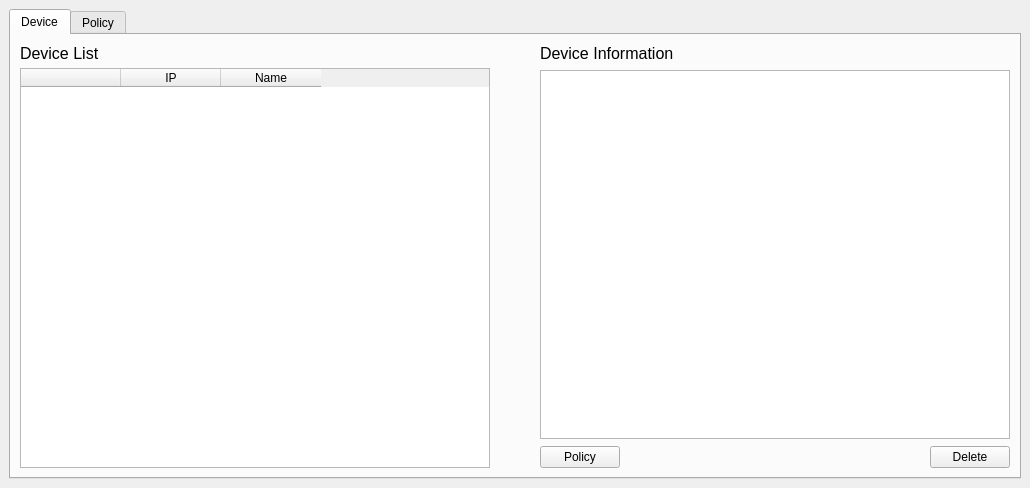
<?xml version="1.0" encoding="UTF-8"?>
<ui version="4.0">
 <class>MainWindow</class>
 <widget class="QMainWindow" name="MainWindow">
  <property name="geometry">
   <rect>
    <x>0</x>
    <y>0</y>
    <width>1030</width>
    <height>488</height>
   </rect>
  </property>
  <property name="windowTitle">
   <string>NetBlock</string>
  </property>
  <property name="windowIcon">
   <iconset resource="image.qrc">
    <normaloff>:/logo/logo.ico</normaloff>:/logo/logo.ico</iconset>
  </property>
  <widget class="QWidget" name="centralwidget">
   <property name="sizePolicy">
    <sizepolicy hsizetype="Expanding" vsizetype="Expanding">
     <horstretch>0</horstretch>
     <verstretch>0</verstretch>
    </sizepolicy>
   </property>
   <layout class="QHBoxLayout" name="horizontalLayout_2">
    <item>
     <widget class="QTabWidget" name="tabWidget">
      <property name="currentIndex">
       <number>0</number>
      </property>
      <widget class="QWidget" name="device">
       <attribute name="title">
        <string>Device</string>
       </attribute>
       <layout class="QGridLayout" name="gridLayout">
        <item row="0" column="0">
         <layout class="QVBoxLayout" name="fullLayout">
          <item>
           <layout class="QHBoxLayout" name="DeviceInfoLayout">
            <property name="spacing">
             <number>50</number>
            </property>
            <item>
             <layout class="QVBoxLayout" name="devListLayout">
              <property name="spacing">
               <number>5</number>
              </property>
              <item>
               <widget class="QLabel" name="devListLabel">
                <property name="font">
                 <font>
                  <family>Arial</family>
                  <pointsize>12</pointsize>
                 </font>
                </property>
                <property name="text">
                 <string>Device List</string>
                </property>
               </widget>
              </item>
              <item>
               <widget class="QTableWidget" name="devTable">
                <property name="baseSize">
                 <size>
                  <width>0</width>
                  <height>4</height>
                 </size>
                </property>
                <property name="lineWidth">
                 <number>1</number>
                </property>
                <property name="columnCount">
                 <number>3</number>
                </property>
                <column>
                 <property name="text">
                  <string/>
                 </property>
                </column>
                <column>
                 <property name="text">
                  <string>IP</string>
                 </property>
                </column>
                <column>
                 <property name="text">
                  <string>Name</string>
                 </property>
                </column>
               </widget>
              </item>
              <item>
               <layout class="QHBoxLayout" name="reSearchLayout"/>
              </item>
             </layout>
            </item>
            <item>
             <layout class="QVBoxLayout" name="devInfoLayout">
              <property name="spacing">
               <number>7</number>
              </property>
              <item>
               <widget class="QLabel" name="devInfoLabel">
                <property name="font">
                 <font>
                  <family>Arial</family>
                  <pointsize>12</pointsize>
                 </font>
                </property>
                <property name="text">
                 <string>Device Information</string>
                </property>
               </widget>
              </item>
              <item>
               <widget class="QListWidget" name="devInfo"/>
              </item>
              <item>
               <layout class="QHBoxLayout" name="btnLayout">
                <property name="spacing">
                 <number>7</number>
                </property>
                <item>
                 <widget class="QPushButton" name="devPolicyBtn">
                  <property name="text">
                   <string>Policy</string>
                  </property>
                 </widget>
                </item>
                <item>
                 <spacer name="horizontalSpacer_2">
                  <property name="orientation">
                   <enum>Qt::Horizontal</enum>
                  </property>
                  <property name="sizeHint" stdset="0">
                   <size>
                    <width>40</width>
                    <height>20</height>
                   </size>
                  </property>
                 </spacer>
                </item>
                <item>
                 <widget class="QPushButton" name="devDeleteBtn">
                  <property name="text">
                   <string>Delete</string>
                  </property>
                 </widget>
                </item>
               </layout>
              </item>
             </layout>
            </item>
           </layout>
          </item>
         </layout>
        </item>
       </layout>
      </widget>
      <widget class="QWidget" name="policy">
       <attribute name="title">
        <string>Policy</string>
       </attribute>
       <layout class="QVBoxLayout" name="verticalLayout">
        <item>
         <widget class="QTableWidget" name="tableWidget">
          <property name="sizePolicy">
           <sizepolicy hsizetype="Expanding" vsizetype="Expanding">
            <horstretch>0</horstretch>
            <verstretch>0</verstretch>
           </sizepolicy>
          </property>
          <property name="minimumSize">
           <size>
            <width>0</width>
            <height>0</height>
           </size>
          </property>
          <property name="baseSize">
           <size>
            <width>0</width>
            <height>0</height>
           </size>
          </property>
          <property name="editTriggers">
           <set>QAbstractItemView::NoEditTriggers</set>
          </property>
          <property name="rowCount">
           <number>24</number>
          </property>
          <property name="columnCount">
           <number>7</number>
          </property>
          <attribute name="horizontalHeaderMinimumSectionSize">
           <number>0</number>
          </attribute>
          <attribute name="verticalHeaderMinimumSectionSize">
           <number>0</number>
          </attribute>
          <row>
           <property name="text">
            <string>0</string>
           </property>
          </row>
          <row>
           <property name="text">
            <string>1</string>
           </property>
          </row>
          <row>
           <property name="text">
            <string>2</string>
           </property>
          </row>
          <row>
           <property name="text">
            <string>3</string>
           </property>
          </row>
          <row>
           <property name="text">
            <string>4</string>
           </property>
          </row>
          <row>
           <property name="text">
            <string>5</string>
           </property>
          </row>
          <row>
           <property name="text">
            <string>6</string>
           </property>
          </row>
          <row>
           <property name="text">
            <string>7</string>
           </property>
          </row>
          <row>
           <property name="text">
            <string>8</string>
           </property>
          </row>
          <row>
           <property name="text">
            <string>9</string>
           </property>
          </row>
          <row>
           <property name="text">
            <string>10</string>
           </property>
          </row>
          <row>
           <property name="text">
            <string>11</string>
           </property>
          </row>
          <row>
           <property name="text">
            <string>12</string>
           </property>
          </row>
          <row>
           <property name="text">
            <string>13</string>
           </property>
          </row>
          <row>
           <property name="text">
            <string>14</string>
           </property>
          </row>
          <row>
           <property name="text">
            <string>15</string>
           </property>
          </row>
          <row>
           <property name="text">
            <string>16</string>
           </property>
          </row>
          <row>
           <property name="text">
            <string>17</string>
           </property>
          </row>
          <row>
           <property name="text">
            <string>18</string>
           </property>
          </row>
          <row>
           <property name="text">
            <string>19</string>
           </property>
          </row>
          <row>
           <property name="text">
            <string>20</string>
           </property>
          </row>
          <row>
           <property name="text">
            <string>21</string>
           </property>
          </row>
          <row>
           <property name="text">
            <string>22</string>
           </property>
          </row>
          <row>
           <property name="text">
            <string>23</string>
           </property>
          </row>
          <column>
           <property name="text">
            <string>Sun</string>
           </property>
          </column>
          <column>
           <property name="text">
            <string>Mon</string>
           </property>
          </column>
          <column>
           <property name="text">
            <string>Tue</string>
           </property>
          </column>
          <column>
           <property name="text">
            <string>Wed</string>
           </property>
          </column>
          <column>
           <property name="text">
            <string>Thu</string>
           </property>
          </column>
          <column>
           <property name="text">
            <string>Fri</string>
           </property>
          </column>
          <column>
           <property name="text">
            <string>Sat</string>
           </property>
          </column>
         </widget>
        </item>
        <item>
         <layout class="QHBoxLayout" name="horizontalLayout">
          <item>
           <widget class="QLabel" name="hostFilterLabel">
            <property name="sizePolicy">
             <sizepolicy hsizetype="Fixed" vsizetype="Preferred">
              <horstretch>0</horstretch>
              <verstretch>0</verstretch>
             </sizepolicy>
            </property>
            <property name="text">
             <string>Device Filter</string>
            </property>
           </widget>
          </item>
          <item>
           <widget class="QComboBox" name="hostFilter">
            <property name="sizePolicy">
             <sizepolicy hsizetype="Preferred" vsizetype="Fixed">
              <horstretch>0</horstretch>
              <verstretch>0</verstretch>
             </sizepolicy>
            </property>
           </widget>
          </item>
          <item>
           <widget class="QPushButton" name="policyAddButton">
            <property name="enabled">
             <bool>false</bool>
            </property>
            <property name="sizePolicy">
             <sizepolicy hsizetype="Fixed" vsizetype="Fixed">
              <horstretch>0</horstretch>
              <verstretch>0</verstretch>
             </sizepolicy>
            </property>
            <property name="text">
             <string>Add</string>
            </property>
           </widget>
          </item>
          <item>
           <widget class="QPushButton" name="policyEditButton">
            <property name="enabled">
             <bool>false</bool>
            </property>
            <property name="sizePolicy">
             <sizepolicy hsizetype="Fixed" vsizetype="Fixed">
              <horstretch>0</horstretch>
              <verstretch>0</verstretch>
             </sizepolicy>
            </property>
            <property name="text">
             <string>Edit</string>
            </property>
           </widget>
          </item>
          <item>
           <widget class="QPushButton" name="policyDeleteButton">
            <property name="enabled">
             <bool>false</bool>
            </property>
            <property name="sizePolicy">
             <sizepolicy hsizetype="Fixed" vsizetype="Fixed">
              <horstretch>0</horstretch>
              <verstretch>0</verstretch>
             </sizepolicy>
            </property>
            <property name="text">
             <string>Delete</string>
            </property>
           </widget>
          </item>
         </layout>
        </item>
       </layout>
      </widget>
     </widget>
    </item>
   </layout>
  </widget>
 </widget>
 <resources>
  <include location="image.qrc"/>
 </resources>
 <connections/>
</ui>
